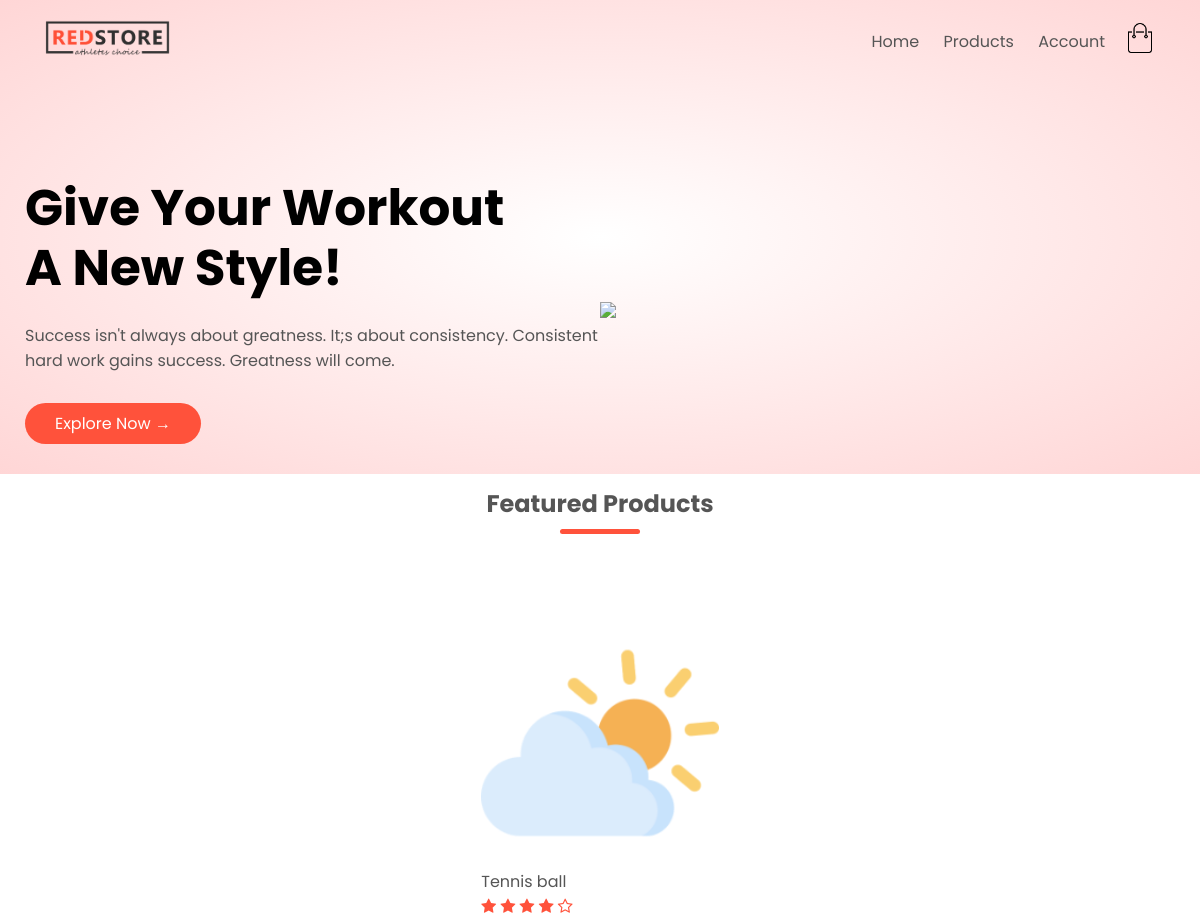
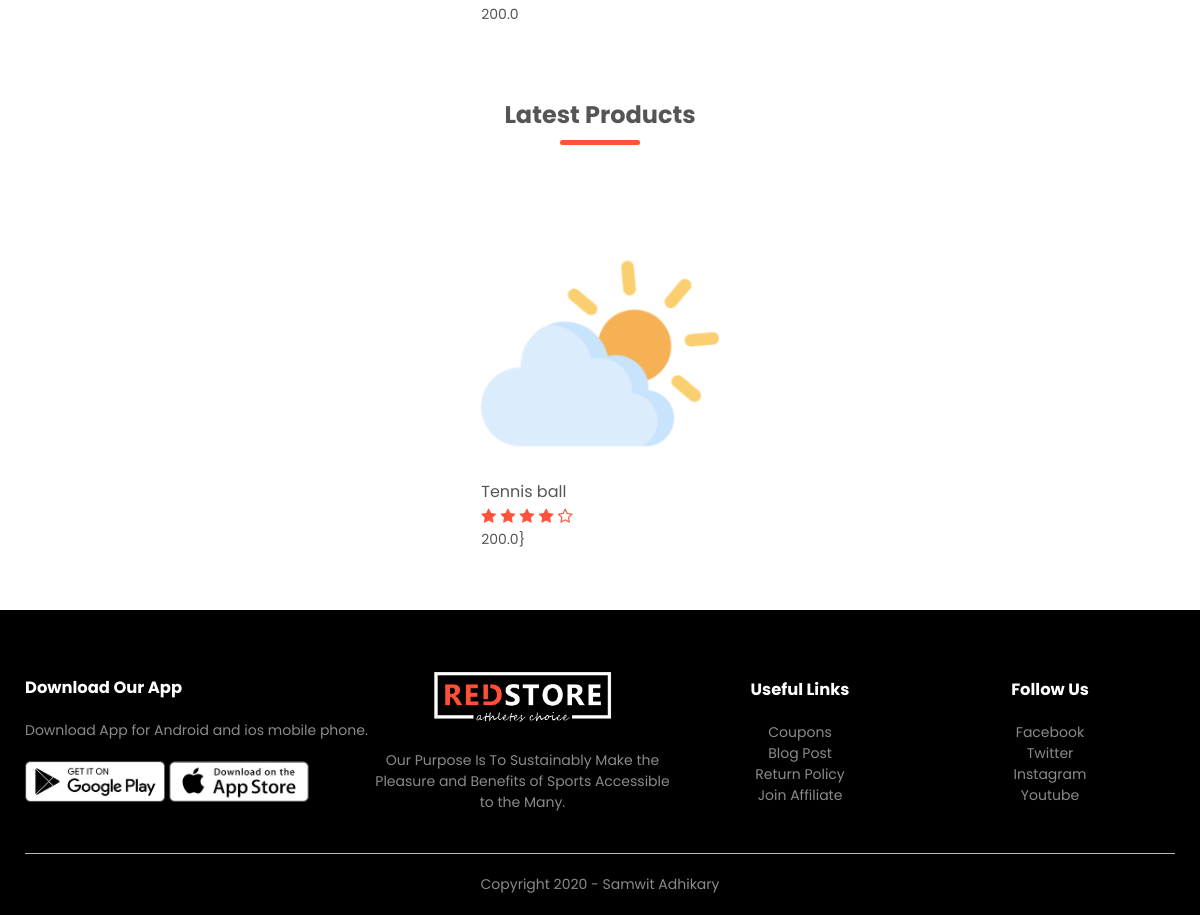
/, run on an earlier commit of the app's database (2 pictures, top to bottom).
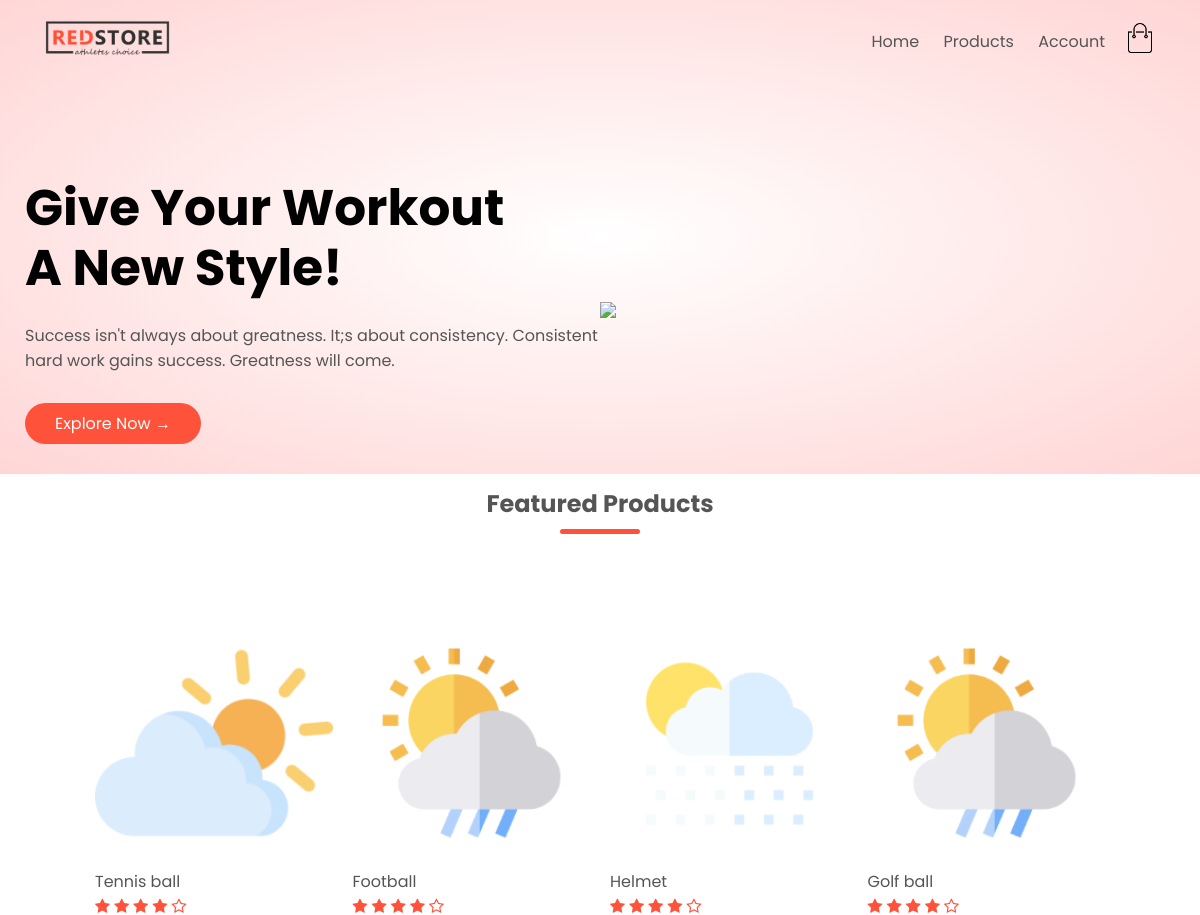
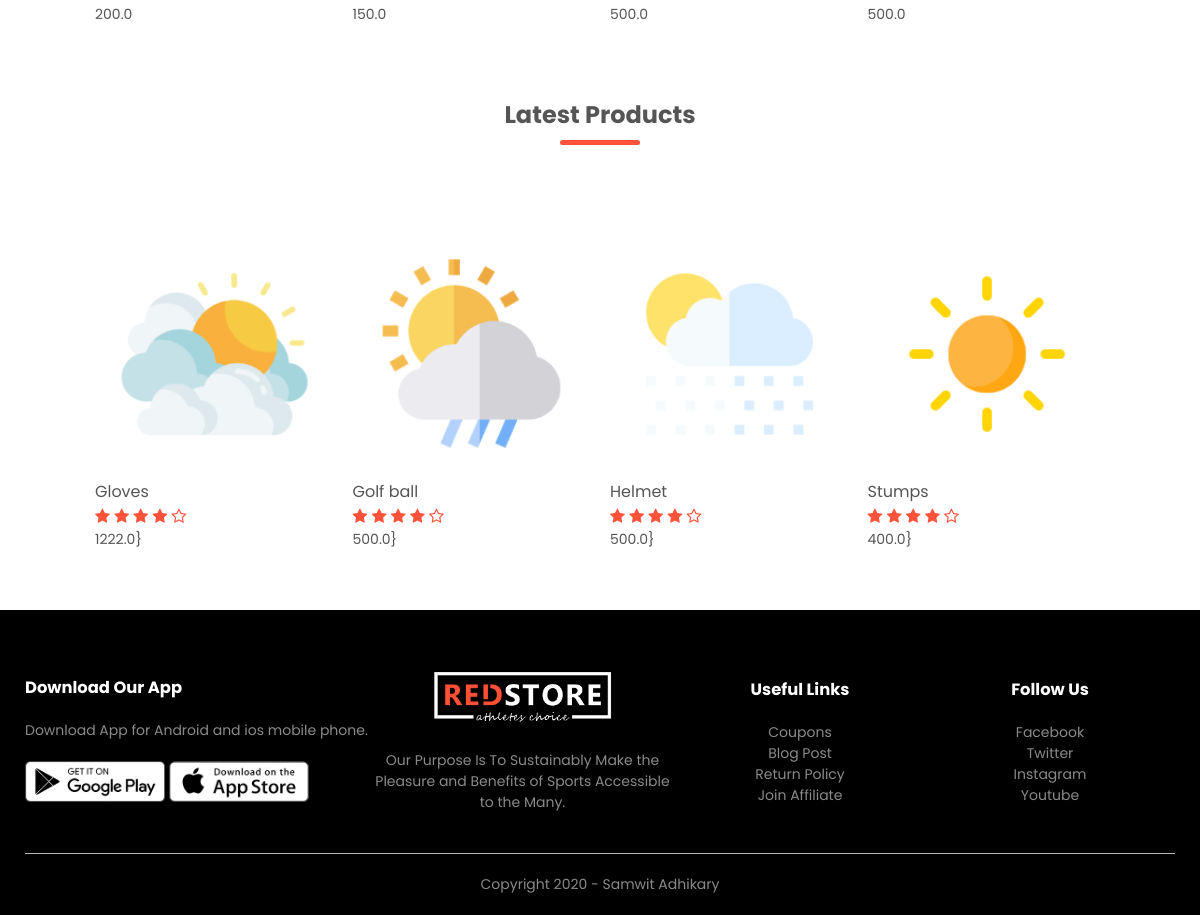
And on a later commit of the database (2 pictures, top to bottom).
### Products_App/models.py (models this page shows, shortened)
class Product(models.Model):
    LIVE=1
    DELETE=0
    DELETE_CHOICES = (
                      (LIVE,'live'),
                      (DELETE,'delete'),
                     )
    title=models.CharField(max_length=200)
    description=models.TextField()
    price=models.FloatField()
    image=models.ImageField(upload_to='product_img/')
    priority=models.IntegerField(default=0)
    delete_status=models.IntegerField(choices=DELETE_CHOICES,default=LIVE)
    created_at=models.DateTimeField(auto_now_add=True)
    updated_at=models.DateTimeField(auto_now=True)

### Products_App/views.py (the view)
# urls.py: 2. Add a URL to urlpatterns:  path('', views.home, name='home')
def home(request):
    featured_product=Product.objects.order_by('priority')[0:4]
    latest_product=Product.objects.order_by('-created_at')[:4]
    context={
       'featured_product':featured_product,
       'latest_product':latest_product
    }
    return render(request,'website/index.html',context=context)

### templates/website/index.html
{% extends 'website/layout.html' %}
{% load static %}
{% block banner%}
   {% include 'website/content_split/home_banner.html'%}
{% endblock %}
{% block  content %}
    {% include 'website/content_split/home_content.html'%}
{% endblock %}

### templates/website/content_split/home_content.html
{% load static %}
<div class="small-container">
        <h2 class="title">Featured Products</h2>
        <div class="row">
            {% for item in featured_product%}
            <div class="col-4">
                <a href="{% url 'product_details' item.id %}"><img src="{{item.image.url}}"></a>
                <h4>{{item.title}}</h4>
                <div class="rating">
                    <i class="fa fa-star"></i>
                    <i class="fa fa-star"></i>
                    <i class="fa fa-star"></i>
                    <i class="fa fa-star"></i>
                    <i class="fa fa-star-o"></i>
                </div>
                <p>{{item.price}}</p>
            </div>
            {% endfor %}
        </div>
        <h2 class="title">Latest Products</h2>
        <div class="row">
            {% for data in latest_product %}
            <div class="col-4">
                <a href="{% url 'product_details' data.id %}"><img src="{{data.image.url}}"></a>
                <h4>{{data.title}}</h4>
                <div class="rating">
                    <i class="fa fa-star"></i>
                    <i class="fa fa-star"></i>
                    <i class="fa fa-star"></i>
                    <i class="fa fa-star"></i>
                    <i class="fa fa-star-o"></i>
                </div>
                <p>{{data.price}}}</p>
            </div>
            {% endfor %}
        </div>
    </div>

What changed in the data, as far as the page shows it:
no longer on one of the page's lists (row unchanged): Product: title "Tennis ball", price "200.0"
added Product: image (picture), title "Football", price "150.0", shown under "Featured Products"
added Product: image (picture), title "Helmet", price "500.0"
added Product: image (picture), title "Golf ball", price "500.0"
added Product: image (picture), title "Gloves", price "1222.0", shown under "Latest Products"
added Product: image (picture), title "Stumps", price "400.0", shown under "Latest Products"
